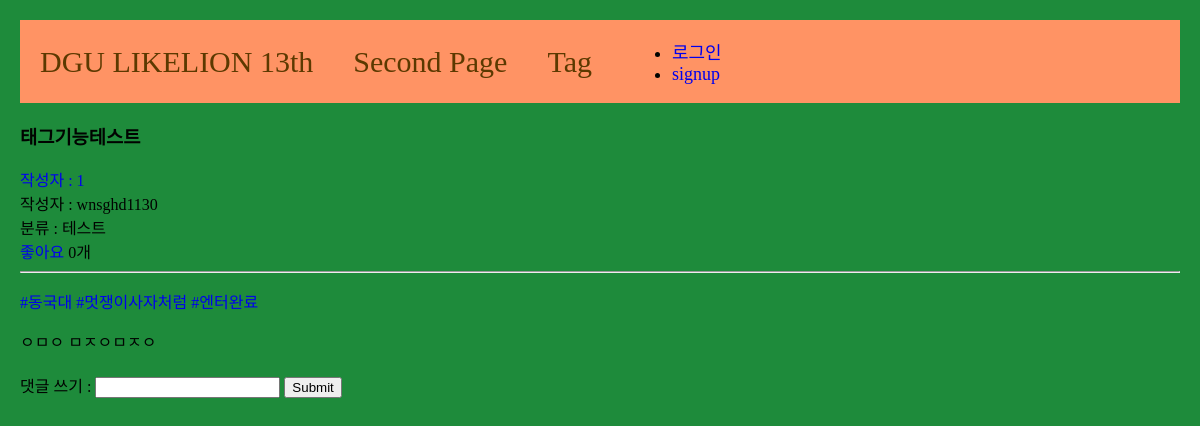
Before: /5 with the older database file.
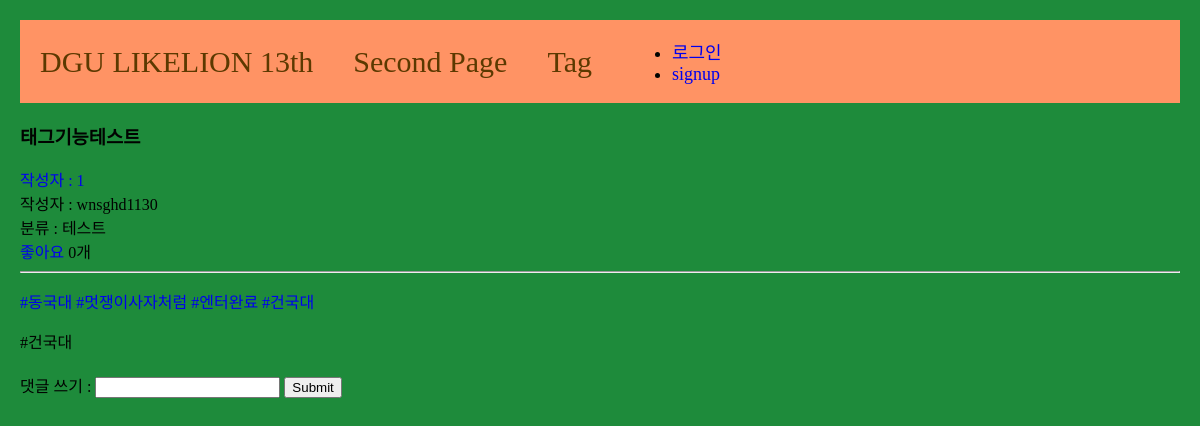
After: the same page with the newer database file.
### main/models.py (models this page shows, shortened)
class Tag(models.Model):
  name = models.CharField(max_length=30, null=False, blank=False)

class Post(models.Model):
  title = models.CharField(max_length=100)
  author = models.ForeignKey(User, null=False, blank=False, on_delete = models.CASCADE)
  body = models.TextField()
  category = models.CharField(max_length=20)
  image = models.ImageField(upload_to="post_images/", blank=True, null=True)
  tags = models.ManyToManyField(Tag, related_name='posts', blank=True)
  like = models.ManyToManyField(User, related_name='likes', blank=True)
  like_count = models.PositiveBigIntegerField(default=0)

### main/views.py (the view, shortened to what this page needs)
# urls.py: path('<int:id>', detail, name="detail"),
def detail(request, id):
  post = get_object_or_404(Post, pk=id)
  if request.method == 'GET':
    comments = Comment.objects.filter(post=post)
    return render(request, 'main/detail.html', {'post':post, 'comments': comments})

### main/templates/main/detail.html (shortened to what this page needs)
{% extends 'base.html' %}
{% load static %}
{% block content %}
  <h3>{{post.title}}</h3>
  <a href="{% url 'users:mypage' post.author.id %}">작성자 : {{post.author.id}}</a><br>
  작성자 : {{post.author}}<br>
  분류 : {{post.category}}<br>
  <a href="{% url 'main:likes' post.id %}">
    {% if user in post.like.all %} 취소 {% else %} 좋아요 {% endif %}
  </a>
  {{post.like_count}}개
  <hr/>
  <p>
    {% for tag in post.tags.all %}
      <a href="{% url 'main:tag-posts' tag.id %}">#{{tag.name}}</a>
    {% endfor %}
  </p>
  <p>{{post.body}}</p>
  <div class="comment_container">
    <div class="comment_form">
      <form action="{% url 'main:detail' post.id %}"method="POST">
          댓글 쓰기 : <input type="text" name="content">
          <input type="submit" name="submit">
      </form>
    </div>
{% endblock %}

Changed rows visible on the page:
changed Post "태그기능테스트": body "ㅇㅁㅇ ㅁㅈㅇㅁㅈㅇ" → "#건국대"
added Tag: name "건국대"
